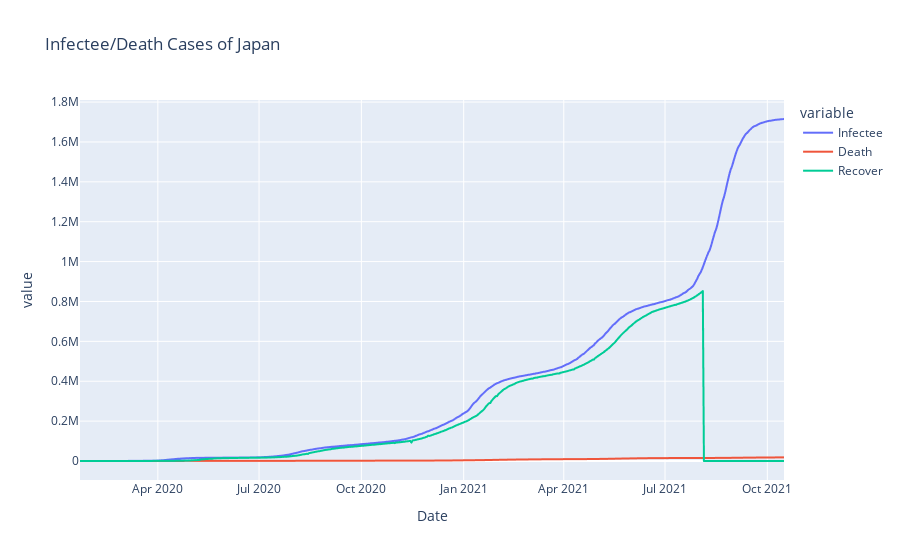

Here is the notebook cell this chart was saved with:
### Code cell
fig = px.line(df_japan, x="Date", y=["Infectee", "Death", "Recover"], color='variable', title="Infectee/Death Cases of Japan") 
fig.show()

### Figure 1 — Plotly figure (JSON) as saved in the notebook; plotly's stock layout.template omitted (floating-point values rounded to 4 significant figures; data arrays with more than 128 entries replaced by an {"elided": "..."} marker saying what was removed)
{"data": [{"hovertemplate": "variable=Infectee<br>Date=%{x}<br>value=%{y}<extra></extra>", "legendgroup": "Infectee", "line": {"color": "#636efa", "dash": "solid"}, "marker": {"symbol": "circle"}, "mode": "lines", "name": "Infectee", "showlegend": true, "type": "scattergl", "x": {"elided": "634 str values"}, "xaxis": "x", "y": {"elided": "634 int values"}, "yaxis": "y"}, {"hovertemplate": "variable=Death<br>Date=%{x}<br>value=%{y}<extra></extra>", "legendgroup": "Death", "line": {"color": "#EF553B", "dash": "solid"}, "marker": {"symbol": "circle"}, "mode": "lines", "name": "Death", "showlegend": true, "type": "scattergl", "x": {"elided": "634 str values"}, "xaxis": "x", "y": {"elided": "634 int values"}, "yaxis": "y"}, {"hovertemplate": "variable=Recover<br>Date=%{x}<br>value=%{y}<extra></extra>", "legendgroup": "Recover", "line": {"color": "#00cc96", "dash": "solid"}, "marker": {"symbol": "circle"}, "mode": "lines", "name": "Recover", "showlegend": true, "type": "scattergl", "x": {"elided": "634 str values"}, "xaxis": "x", "y": {"elided": "634 int values"}, "yaxis": "y"}], "layout": {"legend": {"title": {"text": "variable"}, "tracegroupgap": 0}, "title": {"text": "Infectee/Death Cases of Japan"}, "xaxis": {"anchor": "y", "domain": [0, 1], "title": {"text": "Date"}}, "yaxis": {"anchor": "x", "domain": [0, 1], "title": {"text": "value"}}}}
